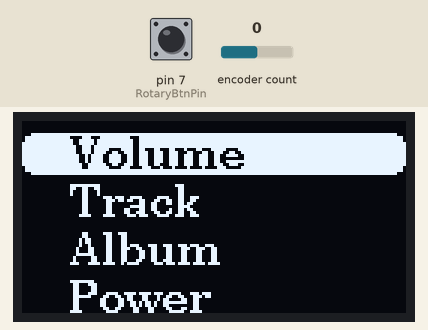
A sketch run on a simulated Arduino Uno, built with avr-gcc and run on an emulated ATmega328P. Shown: 128×64 one-colour display. Inputs (shaded band) come from the test bench; at power-on: encoder count 0, pin 7 (RotaryBtnPin) HIGH. Sleep ends after the set time or at an interrupt; what the sketch prints to the serial monitor is not drawn.

Above: at 1.3 s.
1.4 s: encoder count set to -1
At 2.7 s:
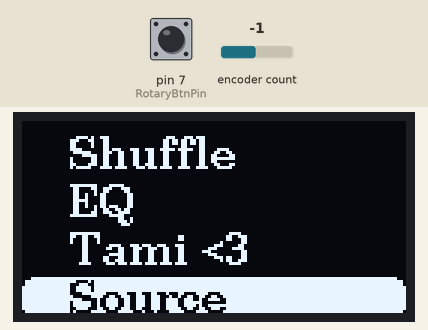
3.0 s: encoder count set to -2
At 4.2 s:
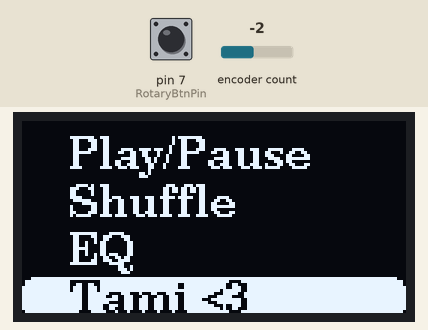
4.5 s: encoder count set to -3
At 5.6 s:
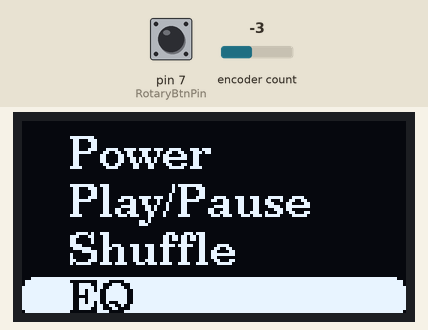
6.0 s: encoder count set to -4
At 7.1 s:
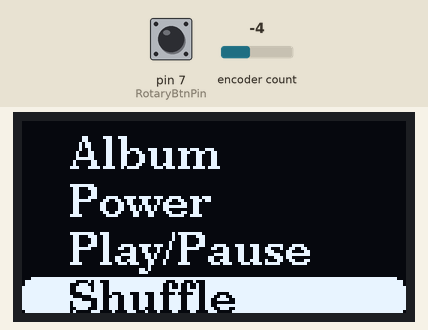
7.5 s: encoder count set to -5
At 8.4 s:
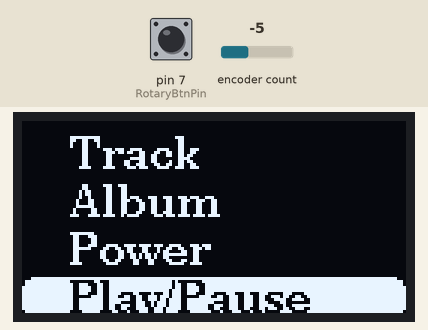
Timing chart, 0 to 10.5 s (numbered marks = the images above; inputs shaded):
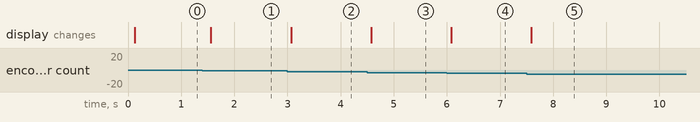

Measured:
- after the input at 1.4 s, the display: changes after 0.16 s (image 1)
- after the input at 3.0 s, the display: changes after 0.07 s (image 2)
- after the input at 4.5 s, the display: changes after 0.08 s (image 3)
- after the input at 6.0 s, the display: changes after 0.09 s (image 4)
- after the input at 7.5 s, the display: changes after 0.09 s (image 5)

The sketch:

IR_Remote.ino
```cpp
/*
Battery:
NEG - GND
POS - 3.3V

Screen:
GND - GND
VDD - 3.3V
SCK - UNO A5
SDA - UNO A4

IR Transmitter:
Shorter - Resistor - GND
Longer - UNO 3

Rotary: (upside is the two button pins)
Down Left - UNO 2
Down Center - GND
Down Right - UNO 4

Up Left - GND
Up Right - UNO 7
*/

/*
=== Commands for Philips CD player:
== Address 20:
00 - Number 0
01 - Number 1
..
09 - Number 9

12 - Power (On/Off toggle)
15 - Display information (Artist / Time)
29 - Repeat / Shuffle
32 - Next (Fast Forward)
33 - Previous
36 - "STOP ONLY" ???
45 - Eject
53 - Ok / Pause
54 - Stop
63 - Disk / Mp3 Link

112 - Next album
113 - Previous album

== Address 16:
13 - Mute
16 - Volume UP
17 - Volume DOWN
38 - Timer
70 - EQ
99 - "X-Bass 0"
*/

#include <Arduino.h>
#include <U8g2lib.h>
#include <Wire.h>
#include <avr/sleep.h>

// HARDWARE INIT ==================

// IR
#define DISABLE_CODE_FOR_RECEIVER
#define SEND_PWM_BY_TIMER
#define NO_LED_FEEDBACK_CODE
#define IR_SEND_PIN 3
#include <IRremote.hpp>

// Display
U8G2_SSD1306_128X64_NONAME_F_HW_I2C u8g2(U8G2_R0, SCL, SDA, U8X8_PIN_NONE);

// Rotary encoder
#define RotaryPinA 2
#define RotaryPinB 4
#define RotaryBtnPin 7
#include <Encoder.h>
Encoder myEnc(RotaryPinA, RotaryPinB);
uint8_t Count = 0;
uint8_t count_diff = 0;
bool is_button_down;
bool button_changed;

// NAVIGATION ===================

typedef struct {
  char* name;
  uint8_t device;
  uint8_t function;
  uint8_t function_pair;
} menu;

const menu main_menu[] {
    {"Volume", 16, 16, 17},
    {"Track", 20, 32, 33},
    {"Album", 20, 112, 113},
    {"Power", 20, 12, 0},
    {"Play/Pause", 20, 53, 0},
    {"Shuffle", 20, 29, 0},
    {"EQ", 16, 70, 0},
    {"Tami <3", 20, 15, 0},
    {"Source", 20, 63, 0}
};

bool inside_function;
int8_t function_counter;

// SLEEP MODE ===================
#define TIME_TO_SLEEP 15000
unsigned long last_interaction;

// FUNCTIONS ====================


void setup() {
  Serial.begin(115200);

  u8g2.begin();
  u8g2.setDisplayRotation(U8G2_R2);
  u8g2.setFont(u8g2_font_ncenB10_tr);
  u8g2.setFontMode(1);

  pinMode(RotaryBtnPin, INPUT_PULLUP);

  IrSender.begin();
  Serial.print(F("Init done."));

  return_to_menu();
}

void loop() {
  bool button_state = digitalRead(RotaryBtnPin) == LOW;
  button_changed = button_state != is_button_down;
  is_button_down = button_state;

  TryEnterSleepMode();

  int8_t new_count = myEnc.read() / 4;

  if (inside_function) {
    if (is_button_pressed()) {
      return_to_menu();
      return;
    }

    if (new_count != function_counter){
      redraw_function();

      send_ir_command(main_menu[Count].device, new_count > function_counter ?
        main_menu[Count].function :
        main_menu[Count].function_pair);

      function_counter = new_count;
    }
    return;
  }

  int8_t count_with_diff = new_count + count_diff;
  if (Count != count_with_diff) {
    if (count_with_diff >= main_menu_length()) {
      reset_menu_count_diff();
      if (new_count < 0) {
        count_diff = main_menu_length() - 1;
      }
      count_with_diff = 0;
    }

    Count = count_with_diff;

    Serial.print(F("Count: "));
    Serial.println(Count);

    redraw_menu();
  }

  handle_menu_button_press();
}

void reset_menu_count_diff() {
  myEnc.readAndReset();
  count_diff = 0;
}

void reset_sleep_timer() {
  last_interaction = millis();
  u8g2.setPowerSave(false);
  sleep_disable();
}

void TryEnterSleepMode() {
  if (!should_sleep()) {
    return;
  }

  u8g2.setPowerSave(true);
  set_sleep_mode(SLEEP_MODE_STANDBY);
  sleep_enable();
  sleep_cpu ();
}

bool should_sleep() {
  return millis() - last_interaction > TIME_TO_SLEEP;
}

void handle_menu_button_press() {
  if (is_button_pressed() && Count < main_menu_length()){
    if (main_menu[Count].function_pair == 0) {
      send_ir_command(main_menu[Count].device, main_menu[Count].function);
      reset_sleep_timer();
      return;
    }
    enter_function();
  }
}

void enter_function() {
  count_diff = (myEnc.readAndReset() / 4) + count_diff;
  function_counter = 0;
  inside_function = true;
  redraw_function();
}

void return_to_menu() {
  myEnc.readAndReset();
  inside_function = false;
  redraw_menu();
}

void send_ir_command(uint8_t device, uint8_t function) {
  IrSender.sendRC5(device, function, 0, true);
}

void redraw_function() {
  reset_sleep_timer();
  u8g2.clearBuffer();
  u8g2.setDrawColor(1);
  u8g2.drawStr(32,30, main_menu[Count].name);
  u8g2.setFont(u8g2_font_ncenB08_tr);
  u8g2.drawStr(16,50, "<[-]< [BACK] >[+]>");
  u8g2.setFont(u8g2_font_ncenB10_tr);
  u8g2.sendBuffer();
}

void redraw_menu() {
  reset_sleep_timer();
  uint8_t menu_offset = Count > 3 ? Count - 3 : 0;

  u8g2.clearBuffer();
  u8g2.setDrawColor(1);
  u8g2.drawRBox(0, ((Count-menu_offset)%4)*16 + 4, 128, 14, 4);
  u8g2.setDrawColor(2);


  for(uint8_t i = 0; i < 4 || (i+menu_offset) < main_menu_length(); ++i) {
      u8g2.drawStr(16,16 + i*16, main_menu[i+menu_offset].name);
  }

  //char str[12];
  //sprintf(str, "Command: %d", Count);
  //u8g2.drawStr(16,64, str);
  u8g2.sendBuffer();
}

size_t main_menu_length() {
  return sizeof(main_menu)/sizeof(menu);
}

bool is_button_pressed() {
  return button_changed && is_button_down;
}
```
